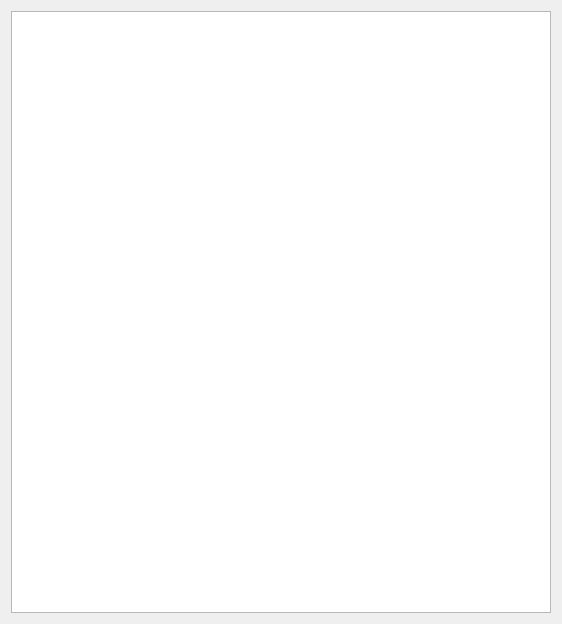
<?xml version="1.0" encoding="UTF-8"?>
<ui version="4.0">
 <class>OpenFileDlg</class>
 <widget class="QDialog" name="OpenFileDlg">
  <property name="geometry">
   <rect>
    <x>0</x>
    <y>0</y>
    <width>562</width>
    <height>624</height>
   </rect>
  </property>
  <property name="windowTitle">
   <string>Dialog</string>
  </property>
  <layout class="QGridLayout" name="gridLayout">
   <item row="0" column="0">
    <widget class="QTextEdit" name="teShow"/>
   </item>
  </layout>
 </widget>
 <resources/>
 <connections/>
</ui>
